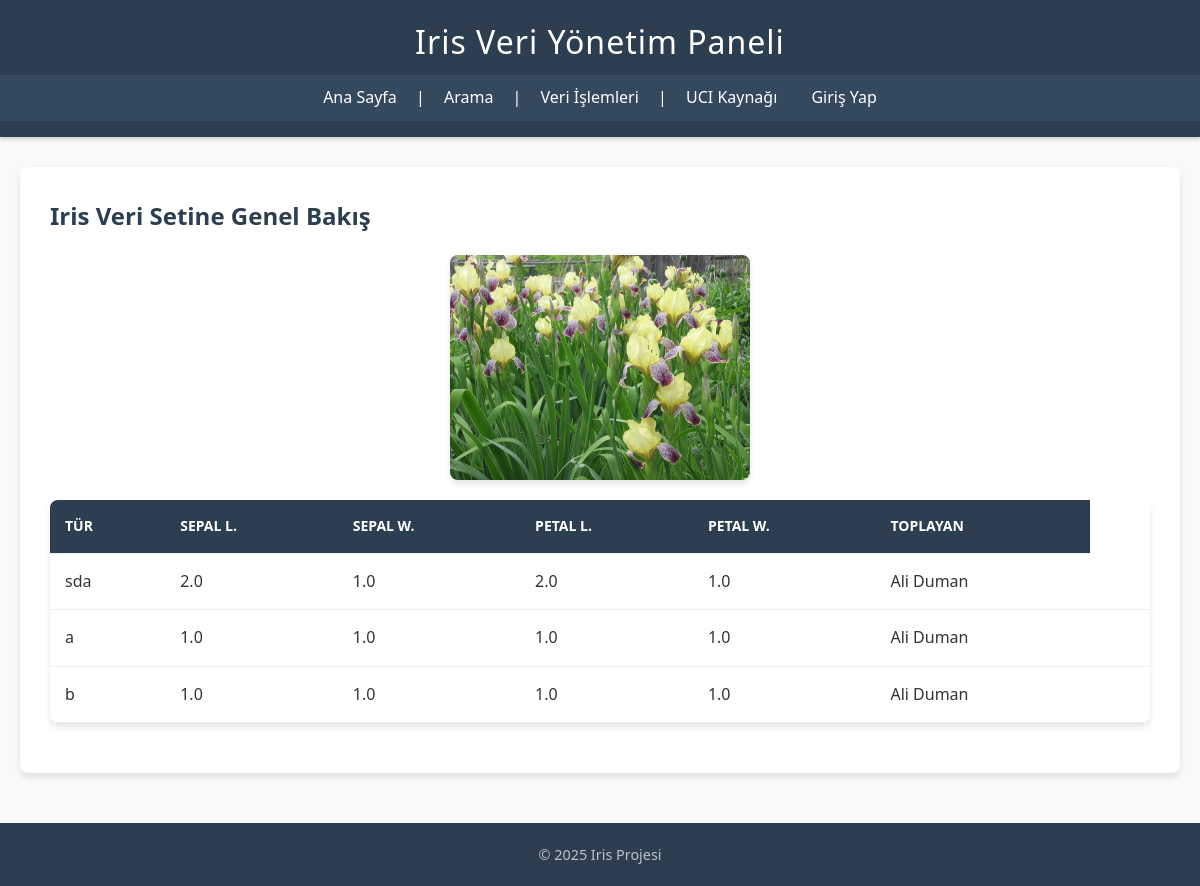
The page / on the database its author committed.
### iris_classifier/models.py (models this page shows)
class Iris(models.Model):
    sepal_length = models.FloatField()
    sepal_width = models.FloatField()
    petal_length = models.FloatField()
    petal_width = models.FloatField()
    species = models.CharField(max_length=30)
    collector = models.ForeignKey(Collector, on_delete=models.CASCADE)

class Collector(models.Model):
    first_name = models.CharField(max_length=30)
    last_name = models.CharField(max_length=30)
    email = models.EmailField()
    field_of_expertise = models.CharField(max_length=30)
    created_date = models.DateTimeField(auto_now_add=True)
    user = models.OneToOneField('auth.User', on_delete=models.CASCADE, null=True, blank=True)

### iris_classifier/views.py (the view)
# urls.py: path('', views.home_view, name='home'),
def home_view(request):
    irises = Iris.objects.all()
    return render(request, 'iris_list.html', {'irises': irises})

### templates/iris_list.html (shortened to what this page needs)
{% extends 'base.html' %}
{% load static %}
{% block content %}
<div class="list-container">
    <div class="image-section">
        <h2>Iris Veri Setine Genel Bakış</h2>
        <img src="{% static 'img/iris_logo.jpg' %}" alt="Iris Türleri" class="page-img">
    </div>
    <table class="table">
        <thead>
            <tr>
                <th>Tür</th>
                <th>Sepal L.</th>
                <th>Sepal W.</th>
                <th>Petal L.</th>
                <th>Petal W.</th>
                <th>Toplayan</th>
            </tr>
        </thead>
        <tbody>
            {% for iris in irises %}
            <tr>
                <td>{{ iris.species }}</td>
                <td>{{ iris.sepal_length }}</td>
                <td>{{ iris.sepal_width }}</td>
                <td>{{ iris.petal_length }}</td>
                <td>{{ iris.petal_width }}</td>
                <td>{{ iris.collector.first_name }} {{ iris.collector.last_name }}</td>
                <td>
                </td>
            </tr>
            {% endfor %}
        </tbody>
    </table>
</div>
{% endblock %}

### templates/base.html (shortened to what this page needs)
{% load static %}
<!DOCTYPE html>
<html lang="tr">
<head>
    <link rel="stylesheet" href="{% static 'css/style.css' %}">
</head>
<body>
    <div id="wrapper">
        <div class="header">
            <h1>Iris Veri Yönetim Paneli</h1>
            <nav>
                <div class="nav-container"> <a href="{% url 'home' %}">Ana Sayfa</a> | <a
                        href="{% url 'search' %}">Arama</a> | <a href="{% url 'import_csv' %}">Veri İşlemleri</a> |
                    <a href="https://archive.ics.uci.edu/ml/datasets/iris">UCI Kaynağı</a>
                    {% if user.is_authenticated %}
                    <span>Hoş geldin, {{ user.username }}</span>
                    <form action="{% url 'logout' %}" method="post" style="display:inline;">
                        {% csrf_token %}<button type="submit">Çıkış</button>
                    </form>
                    {% else %}
                    <a href="{% url 'login' %}">Giriş Yap</a>
                    {% endif %}
                </div>
            </nav>
        </div>
        <div class="main-content"> {% block content %}{% endblock %}
        </div>
        <div class="footer">
            <p>&copy; 2025 Iris Projesi</p>
        </div>
    </div>
</body>
</html>

### static/css/style.css (style rules this page uses)
:root { --primary-color: #2c3e50; --secondary-color: #34495e; --accent-color: #3498db; --accent-hover: #2980b9; --background-color: #f8f9fa; --text-color: #333; --white: #ffffff; --shadow: 0 4px 6px rgba(0, 0, 0, 0.1); --radius: 8px; --font-family: 'Segoe UI', Tahoma, Geneva, Verdana, sans-serif; }
* { box-sizing: border-box; margin: 0; padding: 0; }
body { font-family: var(--font-family); background-color: var(--background-color); color: var(--text-color); line-height: 1.6; }
#wrapper, .main-wrapper { display: flex; flex-direction: column; min-height: 100vh; }
.main-content { flex: 1; width: 100%; max-width: 1200px; margin: 30px auto; padding: 0 20px; }
.header { background-color: var(--primary-color); color: var(--white); padding: 1rem 0; box-shadow: 0 2px 4px rgba(0, 0, 0, 0.2); }
.header h1 { text-align: center; font-weight: 300; letter-spacing: 1px; margin-bottom: 0.5rem; }
nav { background-color: var(--secondary-color); padding: 10px 0; }
.nav-container { max-width: 1200px; margin: 0 auto; text-align: center; }
.nav-container a { color: var(--white); text-decoration: none; padding: 0 15px; font-weight: 500; transition: color 0.3s ease; }
.container, .card-div, .list-container, .form-wrapper, .search-page { background: var(--white); padding: 30px; border-radius: var(--radius); box-shadow: var(--shadow); margin-bottom: 20px; }
table { width: 100%; border-collapse: collapse; margin: 20px 0; box-shadow: var(--shadow); background: var(--white); border-radius: var(--radius); overflow: hidden; }
th, td { padding: 15px; text-align: left; border-bottom: 1px solid #eee; }
th { background-color: var(--primary-color); color: var(--white); font-weight: 600; text-transform: uppercase; font-size: 14px; }
img { max-width: 100%; height: auto; border-radius: var(--radius); }
.page-img, .side-img, .logo-img, .guide-img { margin-bottom: 20px; box-shadow: var(--shadow); display: block; margin-left: auto; margin-right: auto; }
.page-img { max-width: 300px; }
.footer, .footer-div { background-color: var(--primary-color); color: #bdc3c7; text-align: center; padding: 20px; margin-top: auto; font-size: 0.9em; }
h2, h3 { color: var(--primary-color); margin-bottom: 20px; }

### rows shown on the page
Iris: species "sda", sepal_length "2.0", sepal_width "1.0", petal_length "2.0", petal_width "1.0", collector.first_name "Ali", collector.last_name "Duman"
Iris: species "a", sepal_length "1.0", sepal_width "1.0", petal_length "1.0", petal_width "1.0", collector.first_name "Ali", collector.last_name "Duman"
Iris: species "b", sepal_length "1.0", sepal_width "1.0", petal_length "1.0", petal_width "1.0", collector.first_name "Ali", collector.last_name "Duman"
